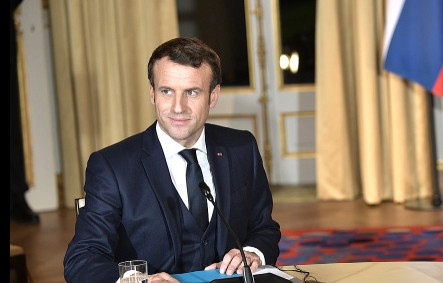
#> input picture api_usage/mac.jpg, 443 x 283 px, given in place of the camera
$ python camera_app.py
#> lines starting #> are read from the running program, lines starting #| are printed output that depends on the picture; after the words box and inside, x2 and y2 are one past the last pixel; in counts of white or black regions, pixels touching at a corner belong together
import cv2
import numpy as np


class FaceCameraApp:
    def __init__(self):
        self.cap = cv2.VideoCapture(0)
        if not self.cap.isOpened():
            print("Błąd: Nie można uruchomić kamery.")
            return

        self.face_cascade = cv2.CascadeClassifier(
            cv2.data.haarcascades + 'haarcascade_frontalface_default.xml')

        self.window_name = "Aplikacja Kamery z Detekcją Twarzy"
        cv2.namedWindow(self.window_name, cv2.WINDOW_GUI_NORMAL)  # Normalne okno z paskiem tytułowym
        cv2.resizeWindow(self.window_name, 1200, 600)  # Wymiary startowe

        self.detected_faces = []
        self.max_faces_display = 5

    def run(self):
        while True:
            ret, frame = self.cap.read()
#> frame is the input picture: shape (283, 443, 3); mean B, G, R 91.1, 107.1, 122.5
            if not ret:
                print("Błąd: Nie można odczytać obrazu.")
                break

            height, width = frame.shape[:2]
#> height = 283; width = 443
            offset = int(width * 0.25)  # Przesunięcie obrazu o 25%
#> offset = 110
            camera_view = frame[:, :width - offset]

            # Wykrywanie twarzy
            gray = cv2.cvtColor(camera_view, cv2.COLOR_BGR2GRAY)
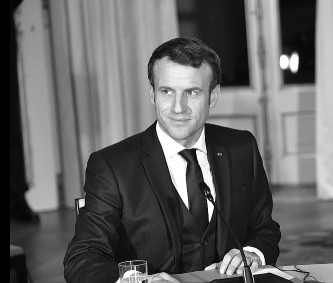
#> gray: shape (283, 333); min 0, max 255, mean 98.8
            faces = self.face_cascade.detectMultiScale(gray, 1.1, 4)
#> faces = [[145, 66, 69, 69], [259, 168, 57, 57]]

            # Zaznaczanie twarzy
            for (x, y, w, h) in faces:
                cv2.rectangle(camera_view, (x, y), (x + w, y + h), (255, 0, 0), 2)
#> this loop made 2 passes
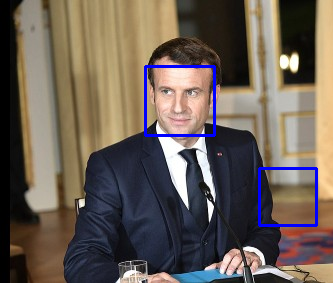
#> camera_view: shape (283, 333, 3); mean B, G, R 86, 95, 106.3

            self.update_faces_list(faces, camera_view)
            right_panel = self.create_right_panel(width - offset, height)

            # Łączenie obrazów z zachowaniem proporcji
            if camera_view.shape[0] != right_panel.shape[0]:
                right_panel = cv2.resize(right_panel, (right_panel.shape[1], camera_view.shape[0]))

            combined = np.hstack((camera_view, right_panel))

            cv2.imshow(self.window_name, combined)

            # Obsługa zamknięcia okna
            if cv2.waitKey(1) == ord('q') or cv2.getWindowProperty(self.window_name, cv2.WND_PROP_VISIBLE) < 1:
                break

        self.cap.release()
        cv2.destroyAllWindows()

    def update_faces_list(self, faces, frame):
        self.detected_faces = []
        for i, (x, y, w, h) in enumerate(faces[:self.max_faces_display]):
            face_img = frame[y:y + h, x:x + w]
            self.detected_faces.append(face_img)
#> this loop made 2 passes
#> pass 1, in update_faces_list, `face_img = frame[y:y + h, x:x + w]`:
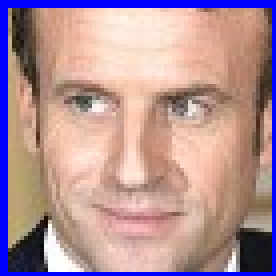
#> face_img: shape (69, 69, 3) (shown 4 times larger); mean B, G, R 150.4, 145.2, 177.9
#> after the loop, self.detected_faces = 2 items

    def create_right_panel(self, width, height):
#> called with width = 333, height = 283
        panel = np.zeros((height, width, 3), dtype=np.uint8)
        panel[:] = (240, 240, 240)  # Jasnoszare tło

        # Nagłówek panelu
        cv2.putText(panel, "Wykryte twarze:", (10, 30),
                    cv2.FONT_HERSHEY_SIMPLEX, 0.7, (0, 0, 0), 2)
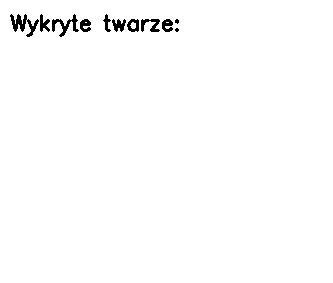
#> panel: shape (283, 333, 3); values 0 (black) and 240 (white), 98.7% white; 11 black regions (2 under 20 px), largest, box (x1, y1, x2, y2) and area: (10, 14, 39, 37) 263, (52, 14, 79, 37) 205, (141, 19, 160, 32) 135

        # Wyświetlanie twarzy w panelu
        y_offset = 60
        face_width = width - 20  # Szerokość dla twarzy

        for i, face in enumerate(self.detected_faces):
            try:
                # Skalowanie zachowujące proporcje
                h, w = face.shape[:2]
                scale = min((face_width) / w, (height // self.max_faces_display) / h)
                face = cv2.resize(face, None, fx=scale, fy=scale)

                # Wyśrodkowanie w poziomie
                x_pos = (width - face.shape[1]) // 2

                # Umieszczenie twarzy w panelu
                h, w = face.shape[:2]
                if y_offset + h < height:  # Sprawdzenie czy zmieści się w panelu
                    panel[y_offset:y_offset + h, x_pos:x_pos + w] = face

                    # Podpis pod twarzą
                    cv2.putText(panel, f"Twarz {i + 1}", (x_pos, y_offset + h + 20),
                                cv2.FONT_HERSHEY_SIMPLEX, 0.5, (0, 0, 0), 1)

                    y_offset += h + 40
            except Exception as e:
                print(f"Błąd przetwarzania twarzy: {e}")
                continue
#> this loop made 2 passes
#> (scale, x_pos, y_offset) on passes 1 to 2: (0.812, 138, 156), (0.982, 138, 252)
#> pass 1, in create_right_panel, `face = cv2.resize(face, None, fx=scale, fy=scale)`:
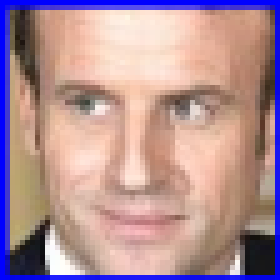
#> face: shape (56, 56, 3) (shown 5 times larger); mean of channels 0, 1, 2 150.7, 144.6, 177.2; drawn as B, G, R
#> after the loop:
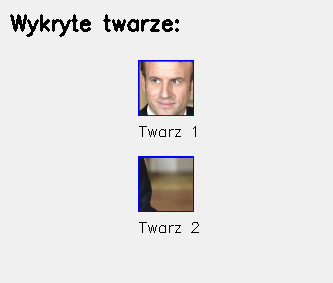
#> panel: shape (283, 333, 3); 6.9% of pixels changed, all inside (x1, y1, x2, y2) = (138, 60, 199, 233); drawn as B, G, R
#> after the loop, y_offset = 252

        return panel


if __name__ == "__main__":
    app = FaceCameraApp()
    app.run()
#> in run, `combined = np.hstack((camera_view, right_panel))`:
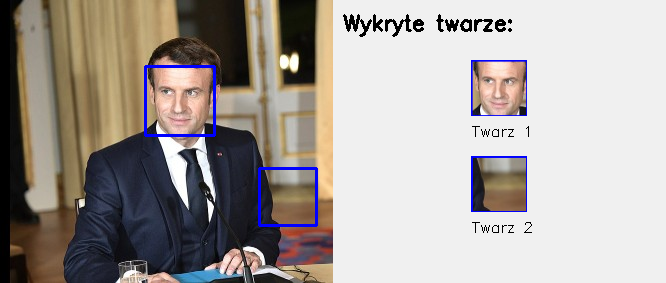
#> combined: shape (283, 666, 3); mean B, G, R 157.3, 161.6, 168.1
#> (key q is pressed here)
